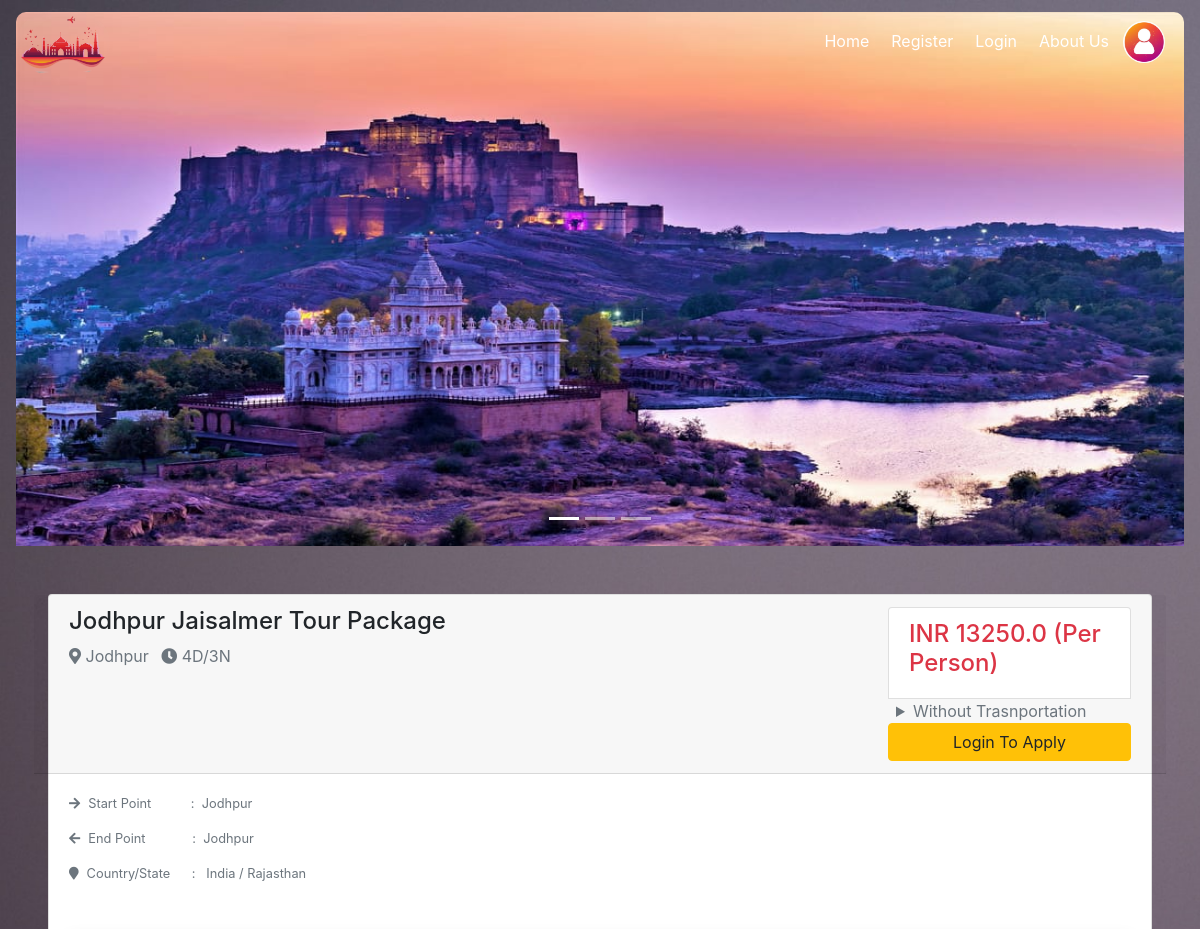
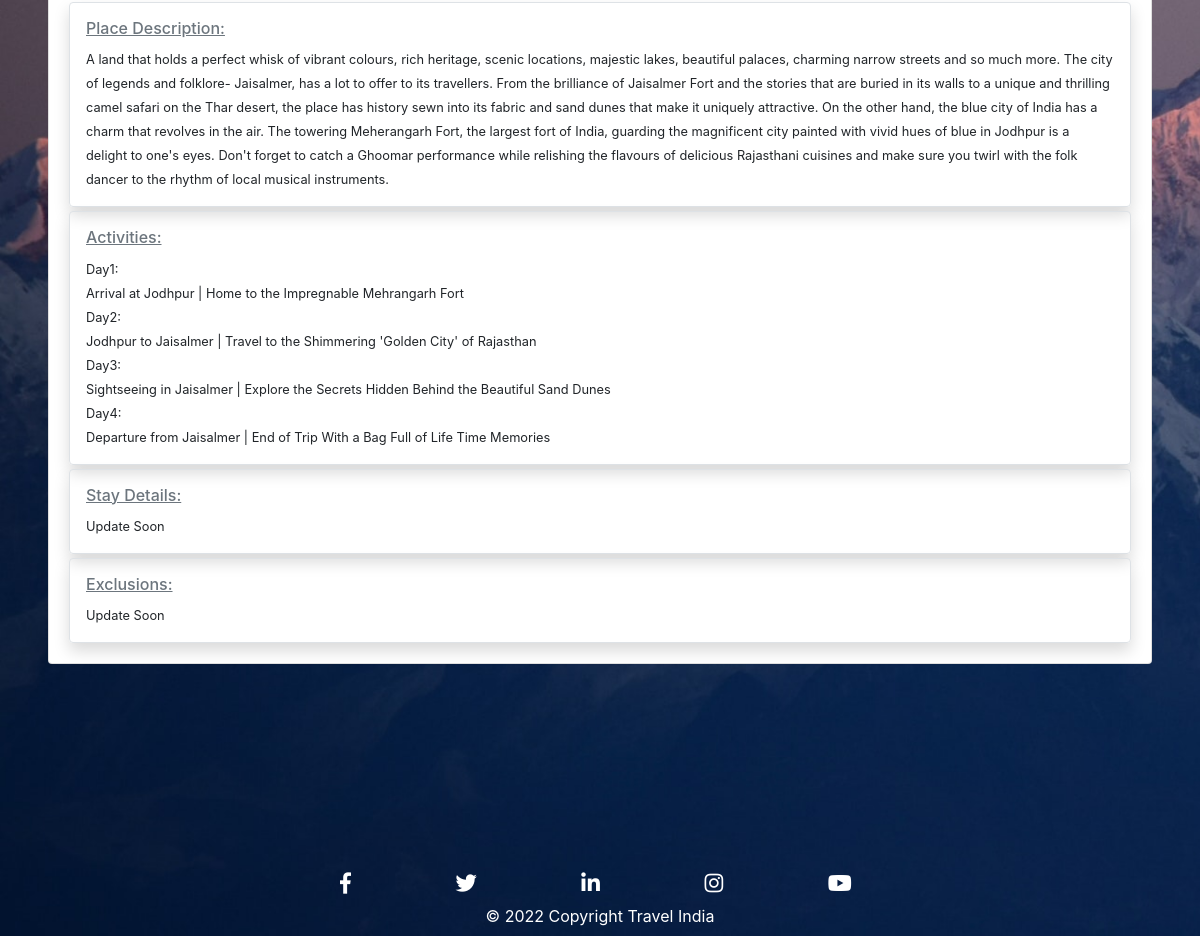
The app's page /packages/3/ with its own data (2 pictures, top to bottom).
### TourPackages/models.py (models this page shows, shortened)
class Packages(models.Model):
    PlaceImage1 = models.ImageField(default = "DPlace.jpg", upload_to = 'Places/')
    PlaceImage2 = models.ImageField(default = "DPlace.jpg", upload_to = 'Places/')
    PlaceImage3 = models.ImageField(default = "DPlace.jpg", upload_to = 'Places/')
    PlaceName = models.CharField(max_length=100, default=None, null=True)
    Country = models.CharField(max_length=100, default=None, null=True)
    State = models.CharField(max_length=100, default=None, null=True)
    City = models.CharField(max_length=100, default=None, null=True)
    PlaceDescription = models.TextField(default=None, null=True)
    no_Days = models.CharField(max_length=10, default=None, null=True)
    Amount = models.FloatField(max_length=10, default=None, null=True)
    stayDetails = models.TextField(default=None, null=True)
    Activities = models.TextField(default=None, null=True)
    Startpoint = models.CharField(max_length=50, default=None, null=True )
    Endpoint = models.CharField(max_length=50, default=None, null=True)
    Exclusions = models.TextField(default=None, null=True)
    Season = models.CharField(max_length=50, default=None, null=True, choices=Seasons)

### TourPackages/views.py (the view, shortened to what this page needs)
# urls.py: path('packages/<int:pk>/', views.package_details.as_view(), name='Package_details_URL'),
class package_details(DetailView):
    model = Packages
    template_name_suffix = '_details'
    def get_context_data(self, **kwargs):
        context = super().get_context_data(**kwargs)
        if self.request.method == "GET":
            user = self.request.user
            book_trip = self.request.GET.get('applytrip')
            no_of_seats_requested = self.request.GET.get('no_of_seats')
            trasnport_opted = 'No' if self.request.GET.get('ntrans') else 'Yes'
        return context

### TourPackages/templates/TourPackages/packages_details.html (shortened to what this page needs)
{% extends 'TourPackages/Base.html' %}
{% block content %}
<form method="GET" role="form">
<div id="carouselExampleIndicators" class="carousel slide " data-ride="carousel" style="margin-top: -90px;">
    <ol class="carousel-indicators">
    <li data-target="#carouselExampleIndicators" data-slide-to="0" class="active"></li>
    <li data-target="#carouselExampleIndicators" data-slide-to="1"></li>
    <li data-target="#carouselExampleIndicators" data-slide-to="2"></li>
    </ol>
    <div class="carousel-inner p-3 " style="height: 550px;">
    <div class="carousel-item active">
        <img class="" src="{{ object.PlaceImage1.url }}" alt="First slide" >
    </div>
    </div>
</div>
<div class="m-5" >
    <div class="">
        {% load mathfilters %}
        <div class="card" >
            <div class="row card-header ">
                <div class="col-md-9">
                    <h4>
                        {{ object.PlaceName }}
                    </h4>
                    <p class="text-muted">
                        <i class="fas fa-map-marker-alt text-muted"></i>
                         {{ object.City }}
                        <i class="fas fa-clock text-muted ml-2"></i>
                        {{ object.no_Days }}
                    </p>
                </div>
                <div class="col-md-3">
                    <ul class="list-group">
                        <li class="list-group-item "><h4 class="text-danger" name="ytrans" id="ytrans">INR {{ object.Amount }} (Per Person)</h4></li>
                        <details class="">
                            <summary class="text-muted ml-2">Without Trasnportation</summary>
                        </details>
                        {% if user.is_authenticated %}
                        <div class="input-group form-group mt-2">
                            <div class="input-group-prepend">
                                <span class="input-group-text">No. of Seats</span>
                            </div>
                            <input type="number" class="form-control" name="no_of_seats" max="30" min="1" required>
                        </div>
                        <button  class="float-right btn btn-warning" type="submit" name='applytrip' value={{object.id}} >Book Now</button>
                        {% else %}
                        <a class="float-right btn btn-warning" href="{% url 'Login_URL' %}?next={{request.path}}">Login To Apply</a>
                        {% endif %}
                    </ul>
                </div>
            </div>
            <div class="card-body">
            <small >
                <p class="text-muted"><i class="fas fa-arrow-right mr-2"></i>Start Point &nbsp &nbsp &nbsp &nbsp &nbsp : &nbsp{{object.Startpoint}}</p>
                <p class="text-muted"><i class="fas fa-arrow-left mr-2"></i>End Point &nbsp &nbsp &nbsp &nbsp &nbsp &nbsp : &nbsp{{object.Endpoint}}</p>
                <p class="text-muted"><i class="fa fa-map-marker mr-2"></i>Country/State  &nbsp &nbsp &nbsp: &nbsp {{ object.Country }} / {{ object.State }}</p>
            </small>
                <div class="border shadow rounded p-3 mt-5">
                    <h6 class="text-muted">
                        <u>Place Description:</u>
                    </h6>
                    <small >{{ object.PlaceDescription }}</small>
                </div>
                <div class="border shadow rounded p-3 mt-1">
                    <h6 class="text-muted">
                        <u>Activities:</u>
                    </h6>
                    <small style="white-space: pre-wrap;">{{ object.Activities }}</small>
                </div>
                <div class="border shadow rounded p-3 mt-1">
                    <h6 class="text-muted">
                        <u>Stay Details:</u>
                    </h6>
                    <small >{{ object.stayDetails }}</small>
                </div>
                <div class="border shadow rounded p-3 mt-1">
                    <h6 class="text-muted">
                        <u>Exclusions:</u>
                    </h6>
                    <small >{{ object.Exclusions }}</small>
                </div>
            </div>
        </div>
    </div>
</div>
</form>
{% endblock content %}

### TourPackages/templates/TourPackages/packages_details.html (style rules this page uses)
.carousel { z-index: -5; }
.carousel-item img { width: 100%; height: 550px; border-radius: 10px; display: block; }
.carousel-inner { width: 100%; position: relative; overflow: hidden; }

### records on screen
Packages: PlaceImage1 (picture), PlaceName "Jodhpur Jaisalmer Tour Package", City "Jodhpur", no_Days "4D/3N", Amount "13250.0", Startpoint "Jodhpur", Endpoint "Jodhpur", Country "India", State "Rajasthan", PlaceDescription "A land that holds a perfect whisk of vibrant colours, rich heritage, scenic locations, majestic lakes, beautiful palaces, charming narrow streets and so much more. The city of legends and folklore- Jaisalmer, has a lot to offer to its travellers. From the brilliance of Jaisalmer Fort and the stories that are buried in its walls to a unique and thrilling camel safari on the Thar desert, the place has history sewn into its fabric and sand dunes that make it uniquely attractive. On the other hand, the blue city of India has a charm that revolves in the air. The towering Meherangarh Fort, the largest fort of India, guarding the magnificent city painted with vivid hues of blue in Jodhpur is a…", Activities "Day1: Arrival at Jodhpur | Home to the Impregnable Mehrangarh Fort Day2: Jodhpur to Jaisalmer | Travel to the Shimmering 'Golden City' of Rajasthan Day3: Sightseeing in Jaisalmer | Explore the Secrets Hidden Behind the Beautiful Sand Dunes Day4: Departure from Jaisalmer | End of Trip With a Bag Full of Life Time Memories", stayDetails "Update Soon", Exclusions "Update Soon"
